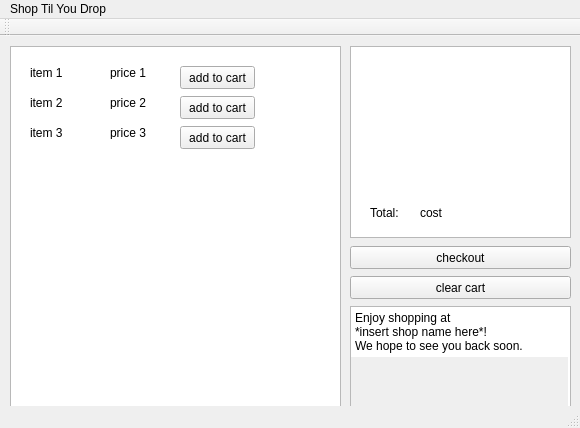
<?xml version="1.0" encoding="UTF-8"?>
<ui version="4.0">
 <class>MainWindow</class>
 <widget class="QMainWindow" name="MainWindow">
  <property name="geometry">
   <rect>
    <x>0</x>
    <y>0</y>
    <width>580</width>
    <height>428</height>
   </rect>
  </property>
  <property name="windowTitle">
   <string>MainWindow</string>
  </property>
  <widget class="QWidget" name="centralWidget">
   <widget class="QListView" name="Shop">
    <property name="geometry">
     <rect>
      <x>10</x>
      <y>10</y>
      <width>331</width>
      <height>361</height>
     </rect>
    </property>
   </widget>
   <widget class="QLabel" name="label">
    <property name="geometry">
     <rect>
      <x>30</x>
      <y>30</y>
      <width>47</width>
      <height>13</height>
     </rect>
    </property>
    <property name="text">
     <string>item 1</string>
    </property>
   </widget>
   <widget class="QLabel" name="label_2">
    <property name="geometry">
     <rect>
      <x>30</x>
      <y>60</y>
      <width>47</width>
      <height>13</height>
     </rect>
    </property>
    <property name="text">
     <string>item 2</string>
    </property>
   </widget>
   <widget class="QLabel" name="label_3">
    <property name="geometry">
     <rect>
      <x>30</x>
      <y>90</y>
      <width>47</width>
      <height>13</height>
     </rect>
    </property>
    <property name="text">
     <string>item 3</string>
    </property>
   </widget>
   <widget class="QLabel" name="label_4">
    <property name="geometry">
     <rect>
      <x>110</x>
      <y>30</y>
      <width>47</width>
      <height>13</height>
     </rect>
    </property>
    <property name="text">
     <string>price 1</string>
    </property>
   </widget>
   <widget class="QLabel" name="label_5">
    <property name="geometry">
     <rect>
      <x>110</x>
      <y>60</y>
      <width>47</width>
      <height>13</height>
     </rect>
    </property>
    <property name="text">
     <string>price 2</string>
    </property>
   </widget>
   <widget class="QLabel" name="label_6">
    <property name="geometry">
     <rect>
      <x>110</x>
      <y>90</y>
      <width>47</width>
      <height>13</height>
     </rect>
    </property>
    <property name="text">
     <string>price 3</string>
    </property>
   </widget>
   <widget class="QPushButton" name="pushButton">
    <property name="geometry">
     <rect>
      <x>180</x>
      <y>30</y>
      <width>75</width>
      <height>23</height>
     </rect>
    </property>
    <property name="text">
     <string>add to cart</string>
    </property>
   </widget>
   <widget class="QPushButton" name="pushButton_2">
    <property name="geometry">
     <rect>
      <x>180</x>
      <y>60</y>
      <width>75</width>
      <height>23</height>
     </rect>
    </property>
    <property name="text">
     <string>add to cart</string>
    </property>
   </widget>
   <widget class="QPushButton" name="pushButton_3">
    <property name="geometry">
     <rect>
      <x>180</x>
      <y>90</y>
      <width>75</width>
      <height>23</height>
     </rect>
    </property>
    <property name="text">
     <string>add to cart</string>
    </property>
   </widget>
   <widget class="QListView" name="Cart">
    <property name="geometry">
     <rect>
      <x>350</x>
      <y>10</y>
      <width>221</width>
      <height>192</height>
     </rect>
    </property>
   </widget>
   <widget class="QPushButton" name="pushButton_4">
    <property name="geometry">
     <rect>
      <x>350</x>
      <y>210</y>
      <width>221</width>
      <height>23</height>
     </rect>
    </property>
    <property name="text">
     <string>checkout</string>
    </property>
   </widget>
   <widget class="QPushButton" name="pushButton_5">
    <property name="geometry">
     <rect>
      <x>350</x>
      <y>240</y>
      <width>221</width>
      <height>23</height>
     </rect>
    </property>
    <property name="text">
     <string>clear cart</string>
    </property>
   </widget>
   <widget class="QPlainTextEdit" name="plainTextEdit">
    <property name="geometry">
     <rect>
      <x>350</x>
      <y>270</y>
      <width>221</width>
      <height>101</height>
     </rect>
    </property>
    <property name="styleSheet">
     <string notr="true"/>
    </property>
    <property name="readOnly">
     <bool>true</bool>
    </property>
    <property name="plainText">
     <string>Enjoy shopping at
*insert shop name here*!
We hope to see you back soon.</string>
    </property>
    <property name="backgroundVisible">
     <bool>true</bool>
    </property>
    <property name="centerOnScroll">
     <bool>false</bool>
    </property>
   </widget>
   <widget class="QLabel" name="label_7">
    <property name="geometry">
     <rect>
      <x>370</x>
      <y>170</y>
      <width>47</width>
      <height>13</height>
     </rect>
    </property>
    <property name="text">
     <string>Total:</string>
    </property>
   </widget>
   <widget class="QLabel" name="label_8">
    <property name="geometry">
     <rect>
      <x>420</x>
      <y>170</y>
      <width>47</width>
      <height>13</height>
     </rect>
    </property>
    <property name="text">
     <string>cost</string>
    </property>
   </widget>
  </widget>
  <widget class="QMenuBar" name="menuBar">
   <property name="geometry">
    <rect>
     <x>0</x>
     <y>0</y>
     <width>580</width>
     <height>21</height>
    </rect>
   </property>
   <widget class="QMenu" name="menuShop_Til_You_Drop">
    <property name="title">
     <string>Shop Til You Drop</string>
    </property>
   </widget>
   <addaction name="menuShop_Til_You_Drop"/>
  </widget>
  <widget class="QToolBar" name="mainToolBar">
   <attribute name="toolBarArea">
    <enum>TopToolBarArea</enum>
   </attribute>
   <attribute name="toolBarBreak">
    <bool>false</bool>
   </attribute>
  </widget>
  <widget class="QStatusBar" name="statusBar"/>
 </widget>
 <layoutdefault spacing="6" margin="11"/>
 <resources/>
 <connections/>
</ui>
